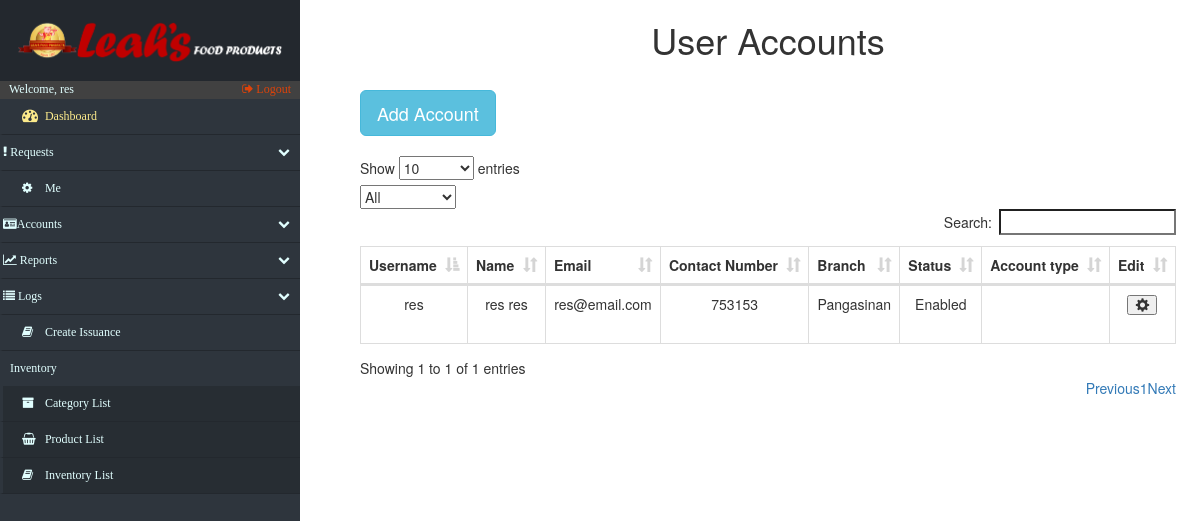
The app's page /accounts_Users.php (signed in), older data.
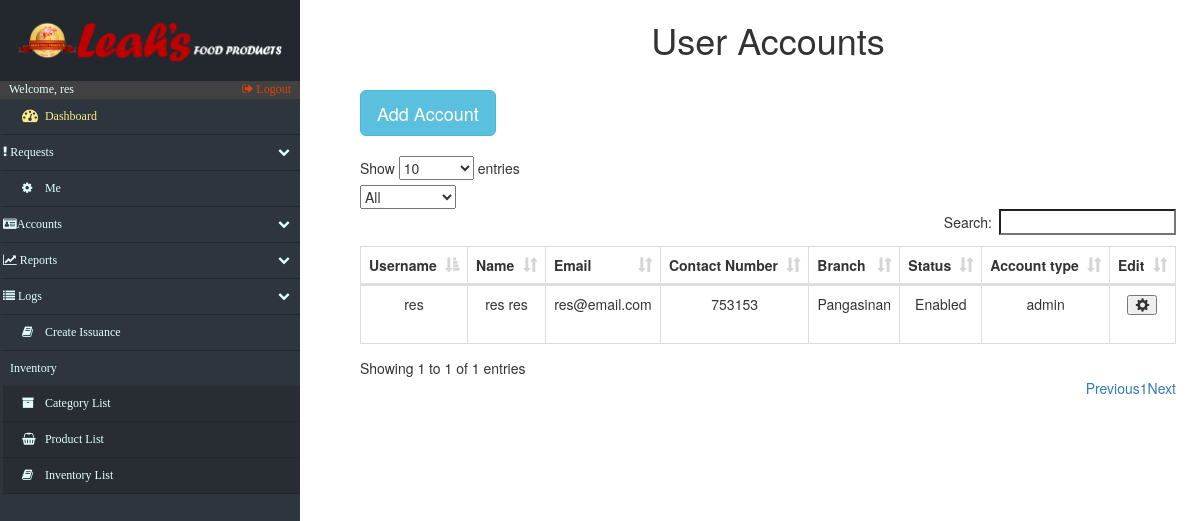
The same page, newer data.
### tables this page shows
CREATE TABLE `accounts` (
  `acc_id` int(12) NOT NULL,
  `username` varchar(15) NOT NULL,
  `first_name` varchar(20) NOT NULL,
  `last_name` varchar(20) NOT NULL,
  `password` varchar(128) NOT NULL,
  `email` varchar(50) NOT NULL,
  `contact_no` varchar(20) NOT NULL,
  `status` varchar(10) NOT NULL DEFAULT 'Disabled',
  `branch` varchar(50) DEFAULT NULL,
  `acctype` varchar(45) DEFAULT NULL
);

### accounts_Users.php (the view, shortened to what the changed rows need)
<!DOCTYPE html>
<html lang="en">
<head>
    <?php include('fragments/config.php') ?>
    <link rel="stylesheet" href="https://maxcdn.bootstrapcdn.com/bootstrap/3.3.7/css/bootstrap.min.css">
    <link href="src/css/datatables.css" rel="stylesheet">
    <link href="//maxcdn.bootstrapcdn.com/font-awesome/4.2.0/css/font-awesome.min.css" rel="stylesheet">
    <link href="src/css/sidebar.css" rel="stylesheet">
    <link href="src/css/custom.css" rel="stylesheet">
</head>
<body>
    <div id="page-content-wrapper">
        <div class="containers">
            <table class="table table-striped table-bordered">
                <h1 align="center">User Accounts</h1>
            </table>
            <?php
							$retrieve = ("SELECT * FROM accounts ");
							$results = mysqli_query($db, $retrieve);
						?>
                <div id="mainContainer">
                <table id="datatables" class="table table-hover table-bordered dataTable" cellspacing="0" width="100%" role="grid" aria-describedby="myTable_info" style="width: 100%;">
                    <thead>
                        <tr>
                            <th>Username</th>
                            <th>Name</th>
                            <th>Email</th>
                            <th>Contact Number</th>
							<th>Branch</th>
                            <th>Status</th>
							<th>Account type</th>
                            <th>Edit</th>
                        </tr>
                    </thead>
                    <tbody>
                        <?php
							foreach ($results as $data):
						?>
                            <tr>
								<?php
									$individual_acc_id=$data["acc_id"];
                                ?>
                                <td data-title="user_name">
                                    <?php echo $data["username"]; ?>
                                </td>
                                <td data-title="name">
                                    <?php echo $data["first_name"]." ".$data["last_name"]; ?>
                                </td>
                                <td data-title="mail">
                                    <?php echo $data["email"]; ?>
                                </td>
                                <td data-title="cno">
                                    <?php echo $data["contact_no"]; ?>
                                </td>
								 <td data-title="branch">
                                    <?php echo $data["branch"]; ?>
                                </td>
                                <td data-title="status">
                                    <?php echo $data["status"]; ?>
                                </td>
								 <td data-title="acctype">
                                    <?php echo $data["acctype"]; ?>
                                </td>
								<td data-title="edit">
                                        <table class="table table-striped table-bordered">
                                            <button type="button" class="glyphicon glyphicon-cog" onclick="refresh()" data-toggle="modal" aria-hidden="true" data-target="#<?php echo $individual_acc_id;?>"></button>
                                        </table>
                                </td>
                            </tr>
                            <?php
							endforeach;
						?>
                    </tbody>
                </table>
        </div>
    </div>
    </div>
</body>
</html>

Row changes from the older to the newer data that the page shows:
changed accounts "res": acctype (not shown) → "admin"
